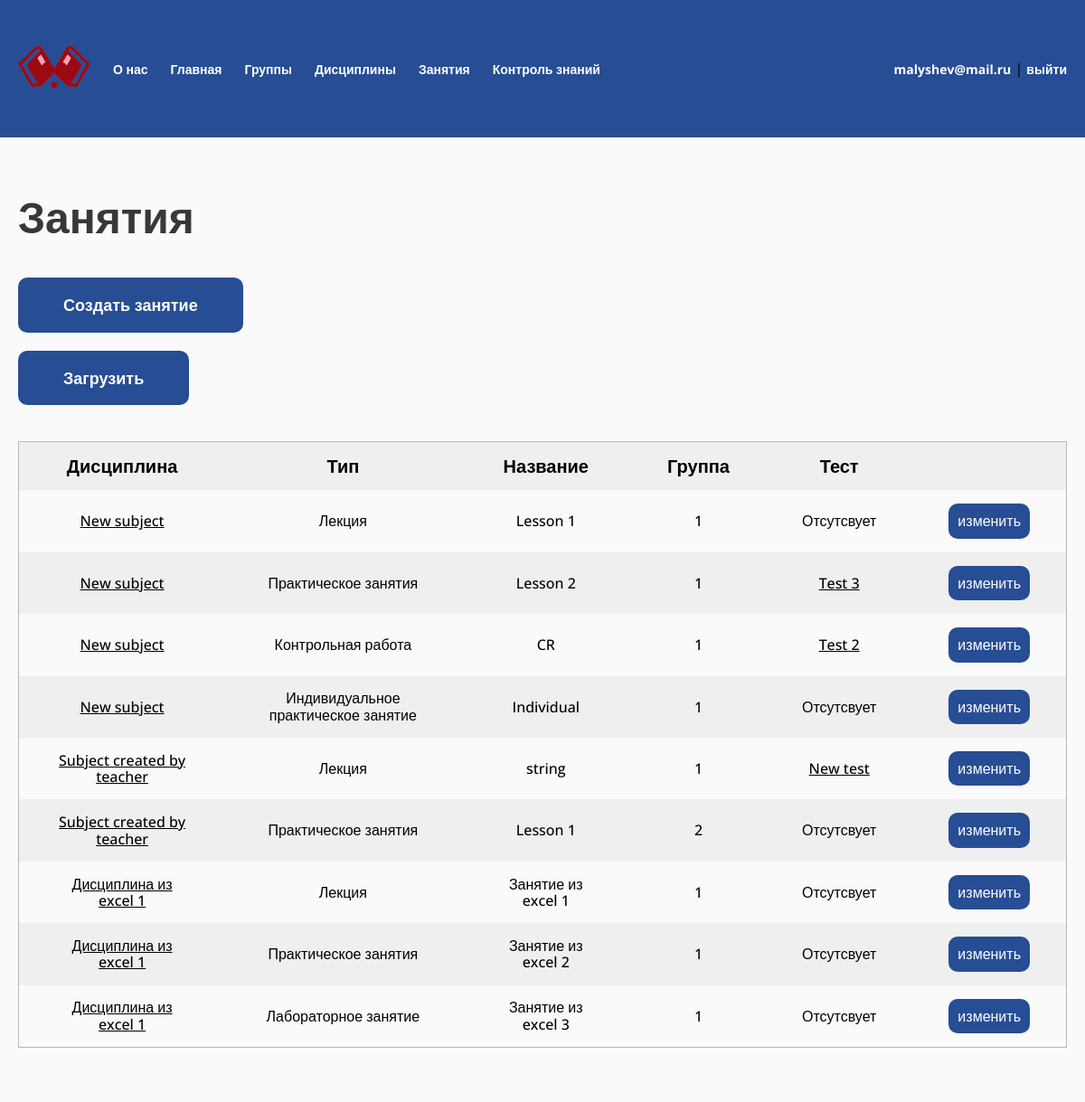
Page /teacher/my-lessons/ (signed in) on the committed database.
### study/models.py (models this page shows, shortened)
class Lesson(models.Model):
    class Type(models.TextChoices):
        LECTURE = "LC", "Лекция"
        PRACTICAL = "PR", "Практическое занятия"
        LABORATORY = "LR", "Лабораторное занятие"
        CONTROL = "CW", "Контрольная работа"
        INDIVIDUAL = "IW", "Индивидуальное практическое занятие"
    type = models.CharField("Тип", max_length=32, choices=Type.choices)
    subject = models.ForeignKey(TeacherGroupSubject, related_name="lessons", on_delete=models.CASCADE, null=True, blank=True)
    name = models.CharField(max_length=128)
    test = models.OneToOneField(Test, on_delete=models.SET_NULL, null=True, blank=True)
    text = models.TextField(null=True, blank=True)
    deadline = models.DateTimeField(null=True, blank=True)
    class Meta:
        verbose_name = "Занятие"
        verbose_name_plural = "Занятия"

class TeacherGroupSubject(models.Model):
    teacher = models.ForeignKey(User, related_name="subjects", on_delete=models.CASCADE)
    subject = models.ForeignKey(Subject, related_name="items", on_delete=models.CASCADE)
    group = models.ForeignKey(Group, related_name="subjects", on_delete=models.CASCADE)
    class Meta:
        verbose_name = "Дисциплина группы"
        verbose_name_plural = "Дисциплины групп"

class Subject(models.Model):
    name = models.CharField(max_length=128)
    class Meta:
        verbose_name = "Дисциплина"
        verbose_name_plural = "Дисциплины"
    def __str__(self):
        return self.name

class Group(models.Model):
    number = models.CharField(max_length=32)
    students = models.ManyToManyField(User, blank=True)
    class Meta:
        verbose_name = "Группа"
        verbose_name_plural = "Группы"
    def __str__(self):
        return self.number

class Test(models.Model):
    name = models.CharField(max_length=128)
    class Meta:
        verbose_name = "Тест"
        verbose_name_plural = "Тесты"
    def __str__(self):
        return self.name

### study/views.py (the view)
# urls.py: path("teacher/my-lessons/", views.MyLessonsListView.as_view(), name="my-lessons"),
@method_decorator(teacher_only, name="dispatch")
class MyLessonsListView(LoginRequiredMixin, ListView):
    model = Lesson
    context_object_name = "objects"
    template_name = "study/teacher/my_lessons.html"
    def get_queryset(self):
        lessons = []
        for subject in TeacherGroupSubject.objects.filter(teacher=self.request.user):
            lessons += list(subject.lessons.all())
        return lessons

### study/templates/study/teacher/my_lessons.html (shortened to what this page needs)
{% extends "base.html" %}
{% load static %}
{% block extra_css %}
<link rel="stylesheet" href="{% static 'css/table.css' %}">
{% endblock %}
{% block content %}
<section >
    <h1 class="h1">Занятия</h1>
    <a href="{% url 'my-lesson-create' %}" class="btn mt-40">Создать занятие</a>
    <a href="{% url 'lessons-upload' %}" class="btn mt-20">Загрузить</a>
    <div class="table-wrapper mt-40">
        <table class="table">
            <thead>
                <tr>
                    <th>Дисциплина</th>
                    <th>Тип</th>
                    <th>Название</th>
                    <th>Группа</th>
                    <th>Тест</th>
                    <th></th>
                </tr>
            </thead>
            <tbody>
                {% for object in objects %}
                <tr>
                    <td>
                        <a href="{% url 'my-subject' object.subject.subject.pk %}" class="table__foreign-key">{{ object.subject.subject }}</a>
                    </td>
                    <td>{{ object.get_type_display }}</td>
                    <td>{{ object.name|default:"-" }}</td>
                    <td>
                        {{ object.subject.group }}
                    </td>
                    <td>
                        {% if object.test %}
                        <a href="#" class="table__foreign-key">{{ object.test }}</a>
                        {% else %}
                        Отсутсвует
                        {% endif %}
                    </td>
                    <td>
                        <a href="{% url 'my-lesson' object.id %}" class="btn btn-table">изменить</a>
                    </td>
                </tr>
                {% endfor %}
            </tbody>
        </table>
    </div>
</section>
{% endblock %}

### templates/base.html (shortened to what this page needs)
{% load static %}
<!DOCTYPE html>
<html lang="ru">
<head>
	<link rel="stylesheet" href="{% static 'css/reset.css' %}">
	<link rel="stylesheet" href="{% static 'css/main.css' %}">
	<link rel="stylesheet" href="{% static 'css/menu.css' %}">
    {% block extra_css %}{% endblock %}
</head>
<body>
	<header class="header">
		<div class="container">
			<ul class="header-menu">
				<li><a href="{% url 'index' %}" class="logo"><img src="{% static 'img/logo.png' %}" alt=""></a></li>
				<li><a href="{% url 'about' %}">О нас</a></li>
				{% if user.is_authenticated %}
				<li><a href="{% url 'index' %}">Главная</a></li>
				{% if user.profile.type == 1 %}
				<li><a href="{% url 'teachers' %}">Преподаватели</a></li>
				<li><a href="{% url 'students' %}">Студенты</a></li>
				<li><a href="{% url 'applications' %}">Заявки</a></li>
				<li><a href="{% url 'groups' %}">Группы</a></li>
				<li><a href="{% url 'subjects' %}">Дисциплины</a></li>
				<li><a href="{% url 'lessons' %}">Занятия</a></li>
				<li><a href="{% url 'tests' %}">Контроль знаний</a></li>
				{% elif user.profile.type == 2 %}
				<li><a href="{% url 'my-group' %}">Группы</a></li>
				<li><a href="{% url 'my-subjects' %}">Дисциплины</a></li>
				<li><a href="{% url 'my-lessons' %}">Занятия</a></li>
				<li><a href="{% url 'tests' %}">Контроль знаний</a></li>
				{% endif %}
				<li class="header-menu-profile">
					<a href="{% url 'profile' %}">{{ user.username }}</a> | <a href="{% url 'logout' %}">выйти</a>
				</li>
				{% endif%}
			</ul>
		</div>
	</header>
	<main class="main">
		<div class="container">
		    {% block content %}{% endblock %}
		</div>
	</main>
</body>
</html>

### static/css/main.css (style rules this page uses)
:root { --green: #274d94; --red: #D43131; --background: #FAFAFA; --gray: #B8B8B8; --tablePrimary: #EFEFEF; --tableSecondary: #FAFAFA; }
* { padding: 0; margin: 0; box-sizing: border-box; }
html { font-family: "Open Sans", sans-serif; }
body { display: flex; flex-direction: column; min-height: 100vh; height: 100%; }
.container { max-width: 1240px; padding: 0 20px; margin: 0 auto; position: relative; }
.mt-40 { margin-top: 40px; }
.mt-20 { margin-top: 20px; }
.h1 { color: #383838; font-size: 48px; font-weight: 700; }
.btn { color: #FFF; font-size: 18px; font-weight: 700; border-radius: 10px; background: var(--green); padding: 20px 50px; text-align: center; cursor: pointer; text-decoration: none; display: block; width: fit-content; }
.btn.btn-table { padding: 10px; font-size: 16px; font-weight: 500; }
.header { padding: 50px 0; background: var(--green); }
.logo img { width: 100%; max-width: 80px; }
.main { flex: 1 1 100%; padding: 60px 0; background-color: var(--background); }

### static/css/menu.css (style rules this page uses)
ul { list-style: none; }
.header-menu { display: flex; align-items: center; gap: 25px; width: 100%; }
.header-menu a { text-decoration: none; font-weight: 700; color: white; font-size: 14px; }
.header-menu-profile { margin-left: auto; }

### static/css/table.css (style rules this page uses)
.table-wrapper { width: 100%; overflow-x: auto; }
.table { border: 1px solid var(--gray); background: var(--tablePrimary); border-collapse: collapse; }
.table td, .table th { padding: 15px 40px; text-align: center; }
.table th { color: #000; font-size: 20px; font-weight: 700; }
.table td { color: #000; font-size: 16px; font-weight: 500; }
.table a:not(.btn) { color: black; }
.table tbody tr:nth-of-type(2n-1) { background: var(--tableSecondary); }
.table__foreign-key { color: #000; }

### rows in the picture
Lesson: subject.subject "New subject", type "Лекция", name "Lesson 1", subject.group "1", shows "Отсутсвует"
Lesson: subject.subject "New subject", type "Практическое занятия", name "Lesson 2", subject.group "1", test "Test 3"
Lesson: subject.subject "New subject", type "Контрольная работа", name "CR", subject.group "1", test "Test 2"
Lesson: subject.subject "New subject", type "Индивидуальное практическое занятие", name "Individual", subject.group "1", shows "Отсутсвует"
Lesson: subject.subject "Subject created by teacher", type "Лекция", name "string", subject.group "1", test "New test"
Lesson: subject.subject "Subject created by teacher", type "Практическое занятия", name "Lesson 1", subject.group "2", shows "Отсутсвует"
Lesson: subject.subject "Дисциплина из excel 1", type "Лекция", name "Занятие из excel 1", subject.group "1", shows "Отсутсвует"
Lesson: subject.subject "Дисциплина из excel 1", type "Практическое занятия", name "Занятие из excel 2", subject.group "1", shows "Отсутсвует"
Lesson: subject.subject "Дисциплина из excel 1", type "Лабораторное занятие", name "Занятие из excel 3", subject.group "1", shows "Отсутсвует"

### other values in the picture
{{ user.username }} "malyshev@mail.ru"
